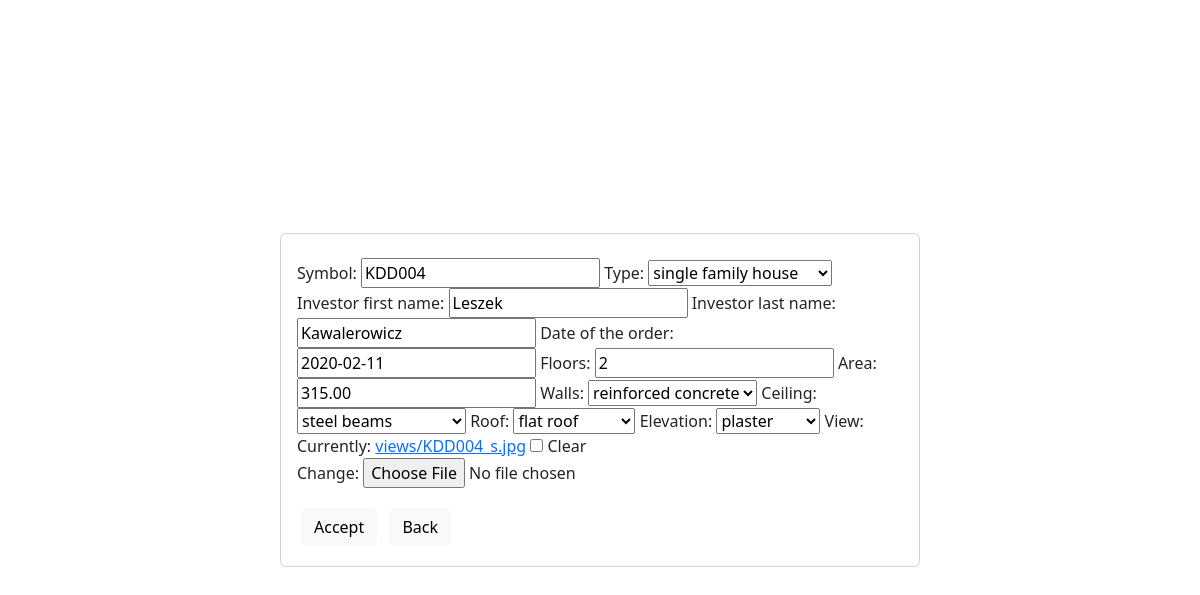
The app's page /design/edit/5/ (signed in) with its own data.
### buildings_app/models.py (models this page shows, shortened)
class Project(models.Model):
    SFH = 'single family house'
    SDH = 'semi-detached house'
    IN = 'industry'
    RD = 'redecoration'
    OT = 'other type'
    TB = 'timber'
    PL = 'plaster'
    SS = 'steel sheet'
    ST = 'stone'
    FR = 'flat roof'
    OG = 'open gamble'
    HR = 'hipped roof'
    DM = 'dormer'
    RC = 'reinforced concrete'
    WD = 'wood'
    SB = 'steel beams'
    PB = 'prefabricated'
    BW = 'bricks'
    TYPES_BUILDING = [
        (SFH, 'single family house'),
        (SDH, 'semi-detached house'),
        (IN, 'industry'),
        (RD, 'redecoration'),
        (OT, 'other type'),
    ]
    symbol = models.CharField(max_length=6, blank=False, unique=True)               # Each project has unique name
    type = models.CharField(max_length=30, choices=TYPES_BUILDING, default=OT)
    investor_first_name = models.CharField(max_length=30, null=True, blank=True)
    investor_last_name = models.CharField(max_length=30, null=True, blank=True)
    date_of_the_order = models.DateField(null=True, blank=True)
    floors = models.PositiveSmallIntegerField(blank=True, default=0)
    area = models.DecimalField(max_digits=8, decimal_places=2, default=0.00)
    TYPES_WALL = [
        (RC, 'reinforced concrete'),
        (WD, 'wood'),
        (SB, 'steel beams'),
        (PB, 'prefabricated'),
        (BW, 'bricks'),
        (OT, 'other type'),
    ]
    walls = models.CharField(max_length=30, choices=TYPES_WALL, default=OT)
    TYPES_CEILING = [
        (RC, 'reinforced concrete'),
        (WD, 'wood'),
        (SB, 'steel beams'),
        (PB, 'prefabricated'),
        (OT, 'other type'),
    ]
    ceiling = models.CharField(max_length=30, choices=TYPES_CEILING, default=OT)
    TYPES_ROOF = [
        (FR, 'flat roof'),
        (OG, 'open gamble'),
        (HR, 'hipped roof'),
        (DM, 'dormer'),
        (OT, 'other type'),
    ]
    roof = models.CharField(max_length=30, choices=TYPES_ROOF, default=OT)
    TYPES_ELEVATION = [
        (TB, 'timber'),
        (PL, 'plaster'),
        (SS, 'steel sheet'),
        (ST, 'stone'),
        (OT, 'other type'),
    ]
    elevation = models.CharField(max_length=30, choices=TYPES_ELEVATION, default=OT)
    view = models.ImageField(upload_to='views', null=True, blank=True)

### buildings_app/views.py (the view)
# urls.py: path('edit/<int:id>/', edit_building, name="edit_building"),
@login_required
def edit_building(request, id):
    building = get_object_or_404(Project, pk=id)
    form_building = ProjectForm(request.POST or None, request.FILES or None, instance=building)
    if form_building.is_valid():
        form_building.save()
        return redirect(all_objects)
    return render(request, 'building_form.html',
                  {'form': form_building, 'nowy': False})

### buildings_app/forms.py
class ProjectForm(ModelForm):
    class Meta:
        model = Project
        fields=['symbol', 'type', 'investor_first_name', 'investor_last_name', 'date_of_the_order',
                'floors', 'area', 'walls', 'ceiling', 'roof', 'elevation', 'view']

### templates/building_form.html (shortened to what this page needs)
{% extends 'basic.html' %}
{% load bootstrap %}
{% block site %}
<div class="card position-absolute top-50 start-50 translate-middle" style="width: 40rem;">
    <div class="card-body">
        <form method="post" enctype="multipart/form-data">
            {{ form|bootstrap }}
            <button type="submit" class="btn btn-light" style="margin: 4px"> Accept </button>
            <a href="{% url 'all_objects' %}" class="btn btn-light" style="margin: 4px"> Back </a>
        </form>
    </div>
</div>
{% endblock %}

### my_static/global_css.css (style rules this page uses)
body { margin: 100px; }

### records on screen
Project: symbol "KDD004", type "single family house", investor_first_name "Leszek", investor_last_name "Kawalerowicz", date_of_the_order "2020-02-11", floors "2", area "315.00", walls "reinforced concrete", ceiling "steel beams", roof "flat roof", elevation "plaster"
